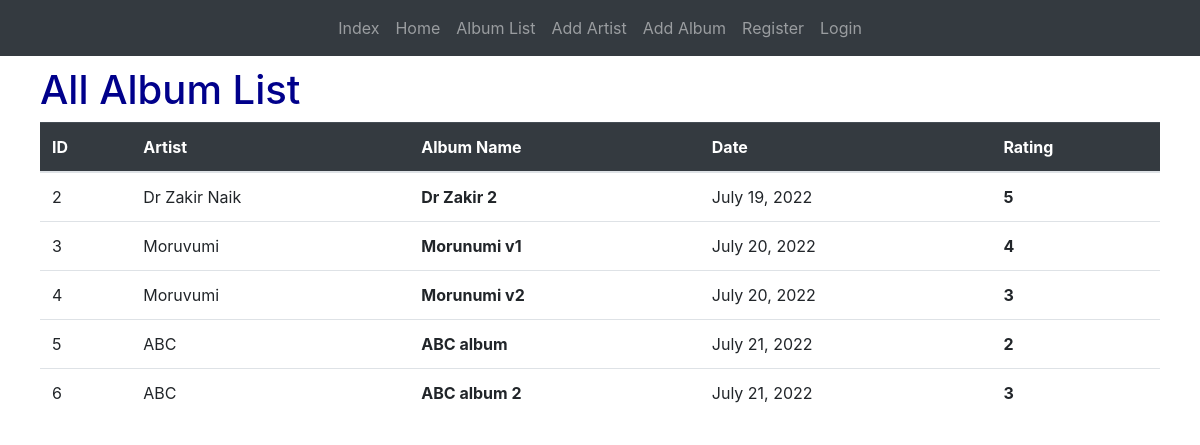
Screenshot of /album/ with the database file from the repository.
### home/models.py (models this page shows, shortened)
class Album(models.Model):
    artist = models.ForeignKey(Musician, on_delete=models.CASCADE)
    albumName = models.CharField(max_length=20)
    releaseDate = models.DateField(auto_now=True)
    image = models.ImageField(blank=True)
    score = (
        (0, 'Not Good'),
        (1, 'Not Bad'),
        (2, 'Ok'),
        (3, 'Good'),
        (4, 'Cool'),
        (5, 'Awesome')
    )
    rating = models.IntegerField(choices=score)

class Musician(models.Model):
    artistName = models.CharField(max_length=25)
    type = models.CharField(max_length=15)
    image = models.ImageField(blank=True)
    def __str__(self):
        return self.artistName

### home/views.py (the view)
# urls.py: path('album/', views.album_view, name='album_view'),
def album_view(request):
    album_list = models.Album.objects.all
    return render(request, 'album_view.html', context={
        'album_view': album_list,
        'title': 'All Album List'
    })

### templates/album_view.html
{% extends 'base.html' %}
{% load static %}
{% block content %}
<h1>{{ title }}</h1>
    {% if album_view %}
    <table class="table">
        <thead class="table-dark">
            <th>ID</th>
            <th>Artist</th>
            <th>Album Name</th>
            <th>Date</th>
            <th>Rating</th>
        </thead>
        {% for album in album_view %}
        <tr>
            <td>{{ album.id }}</td>
            <td>{{ album.artist }}</td>
            <td><b>{{ album.albumName }}</b></td>
            <td>{{ album.releaseDate }}</td>
            <td><b>{{ album.rating }}</b></td>
        </tr>
        {% endfor %}
    </table>
    {% else %}<p>no album</p>
    {% endif %}
{% endblock %}

### rows the page displays
Album: id "2", artist "Dr Zakir Naik", albumName "Dr Zakir 2", releaseDate "July 19, 2022", rating "5"
Album: id "3", artist "Moruvumi", albumName "Morunumi v1", releaseDate "July 20, 2022", rating "4"
Album: id "4", artist "Moruvumi", albumName "Morunumi v2", releaseDate "July 20, 2022", rating "3"
Album: id "5", artist "ABC", albumName "ABC album", releaseDate "July 21, 2022", rating "2"
Album: id "6", artist "ABC", albumName "ABC album 2", releaseDate "July 21, 2022", rating "3"

### other values shown
{{ title }} "All Album List"
